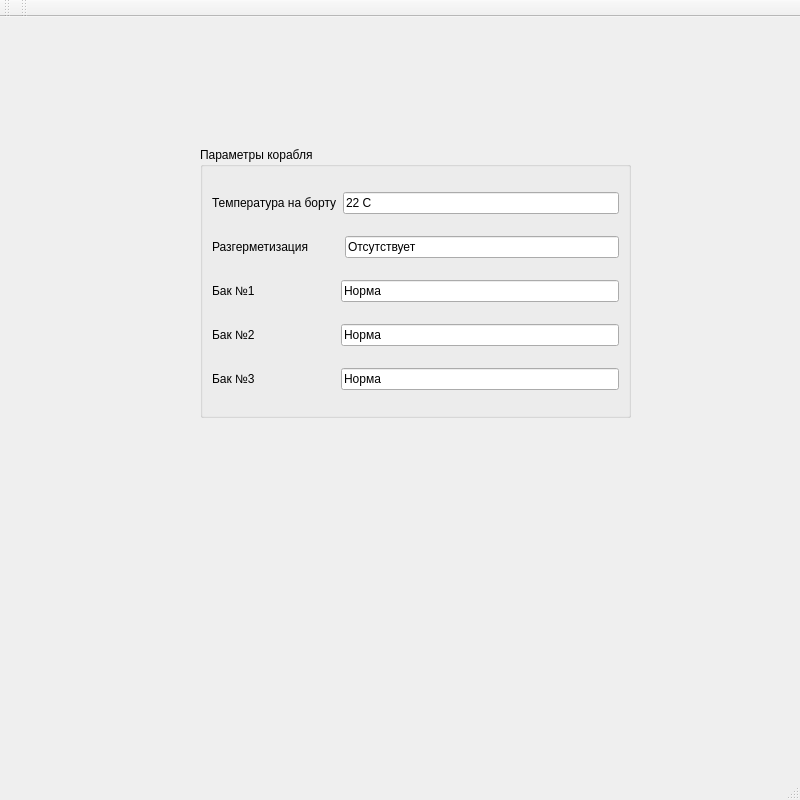
<?xml version="1.0" encoding="UTF-8"?>
<ui version="4.0">
 <class>MainWindow</class>
 <widget class="QMainWindow" name="MainWindow">
  <property name="geometry">
   <rect>
    <x>0</x>
    <y>0</y>
    <width>800</width>
    <height>800</height>
   </rect>
  </property>
  <property name="minimumSize">
   <size>
    <width>800</width>
    <height>800</height>
   </size>
  </property>
  <property name="maximumSize">
   <size>
    <width>800</width>
    <height>800</height>
   </size>
  </property>
  <property name="windowTitle">
   <string>MainWindow</string>
  </property>
  <widget class="QWidget" name="centralwidget">
   <widget class="QGroupBox" name="groupBox">
    <property name="geometry">
     <rect>
      <x>200</x>
      <y>130</y>
      <width>431</width>
      <height>271</height>
     </rect>
    </property>
    <property name="font">
     <font>
      <bold>false</bold>
     </font>
    </property>
    <property name="title">
     <string>Параметры корабля</string>
    </property>
    <layout class="QVBoxLayout" name="verticalLayout">
     <item>
      <layout class="QHBoxLayout" name="horizontalLayout">
       <item>
        <widget class="QLabel" name="label">
         <property name="text">
          <string>Температура на борту</string>
         </property>
        </widget>
       </item>
       <item>
        <spacer name="horizontalSpacer">
         <property name="orientation">
          <enum>Qt::Orientation::Horizontal</enum>
         </property>
         <property name="sizeType">
          <enum>QSizePolicy::Policy::Preferred</enum>
         </property>
         <property name="sizeHint" stdset="0">
          <size>
           <width>0</width>
           <height>20</height>
          </size>
         </property>
        </spacer>
       </item>
       <item>
        <widget class="QLineEdit" name="lineEdit_5">
         <property name="font">
          <font>
           <bold>false</bold>
           <hintingpreference>PreferNoHinting</hintingpreference>
          </font>
         </property>
         <property name="layoutDirection">
          <enum>Qt::LayoutDirection::RightToLeft</enum>
         </property>
         <property name="text">
          <string>22 С</string>
         </property>
        </widget>
       </item>
      </layout>
     </item>
     <item>
      <layout class="QHBoxLayout" name="horizontalLayout_2">
       <item>
        <widget class="QLabel" name="label_2">
         <property name="text">
          <string>Разгерметизация</string>
         </property>
        </widget>
       </item>
       <item>
        <spacer name="horizontalSpacer_2">
         <property name="orientation">
          <enum>Qt::Orientation::Horizontal</enum>
         </property>
         <property name="sizeType">
          <enum>QSizePolicy::Policy::Preferred</enum>
         </property>
         <property name="sizeHint" stdset="0">
          <size>
           <width>30</width>
           <height>20</height>
          </size>
         </property>
        </spacer>
       </item>
       <item>
        <widget class="QLineEdit" name="lineEdit_2">
         <property name="acceptDrops">
          <bool>true</bool>
         </property>
         <property name="layoutDirection">
          <enum>Qt::LayoutDirection::RightToLeft</enum>
         </property>
         <property name="text">
          <string>Отсутствует</string>
         </property>
        </widget>
       </item>
      </layout>
     </item>
     <item>
      <layout class="QHBoxLayout" name="horizontalLayout_3">
       <item>
        <widget class="QLabel" name="label_3">
         <property name="text">
          <string>Бак №1</string>
         </property>
        </widget>
       </item>
       <item>
        <spacer name="horizontalSpacer_3">
         <property name="orientation">
          <enum>Qt::Orientation::Horizontal</enum>
         </property>
         <property name="sizeType">
          <enum>QSizePolicy::Policy::Preferred</enum>
         </property>
         <property name="sizeHint" stdset="0">
          <size>
           <width>80</width>
           <height>20</height>
          </size>
         </property>
        </spacer>
       </item>
       <item>
        <widget class="QLineEdit" name="lineEdit">
         <property name="layoutDirection">
          <enum>Qt::LayoutDirection::RightToLeft</enum>
         </property>
         <property name="autoFillBackground">
          <bool>false</bool>
         </property>
         <property name="text">
          <string>Норма</string>
         </property>
        </widget>
       </item>
      </layout>
     </item>
     <item>
      <layout class="QHBoxLayout" name="horizontalLayout_4">
       <item>
        <widget class="QLabel" name="label_5">
         <property name="text">
          <string>Бак №2</string>
         </property>
        </widget>
       </item>
       <item>
        <spacer name="horizontalSpacer_4">
         <property name="orientation">
          <enum>Qt::Orientation::Horizontal</enum>
         </property>
         <property name="sizeType">
          <enum>QSizePolicy::Policy::Preferred</enum>
         </property>
         <property name="sizeHint" stdset="0">
          <size>
           <width>80</width>
           <height>20</height>
          </size>
         </property>
        </spacer>
       </item>
       <item>
        <widget class="QLineEdit" name="lineEdit_3">
         <property name="layoutDirection">
          <enum>Qt::LayoutDirection::RightToLeft</enum>
         </property>
         <property name="text">
          <string>Норма</string>
         </property>
        </widget>
       </item>
      </layout>
     </item>
     <item>
      <layout class="QHBoxLayout" name="horizontalLayout_5">
       <item>
        <widget class="QLabel" name="label_4">
         <property name="text">
          <string>Бак №3</string>
         </property>
        </widget>
       </item>
       <item>
        <spacer name="horizontalSpacer_5">
         <property name="orientation">
          <enum>Qt::Orientation::Horizontal</enum>
         </property>
         <property name="sizeType">
          <enum>QSizePolicy::Policy::Preferred</enum>
         </property>
         <property name="sizeHint" stdset="0">
          <size>
           <width>80</width>
           <height>20</height>
          </size>
         </property>
        </spacer>
       </item>
       <item>
        <widget class="QLineEdit" name="lineEdit_4">
         <property name="layoutDirection">
          <enum>Qt::LayoutDirection::RightToLeft</enum>
         </property>
         <property name="text">
          <string>Норма</string>
         </property>
        </widget>
       </item>
      </layout>
     </item>
    </layout>
   </widget>
  </widget>
  <widget class="QMenuBar" name="menubar">
   <property name="geometry">
    <rect>
     <x>0</x>
     <y>0</y>
     <width>800</width>
     <height>22</height>
    </rect>
   </property>
  </widget>
  <widget class="QStatusBar" name="statusbar"/>
  <widget class="QToolBar" name="toolBar">
   <property name="windowTitle">
    <string>toolBar</string>
   </property>
   <attribute name="toolBarArea">
    <enum>TopToolBarArea</enum>
   </attribute>
   <attribute name="toolBarBreak">
    <bool>false</bool>
   </attribute>
  </widget>
  <widget class="QToolBar" name="toolBar_2">
   <property name="windowTitle">
    <string>toolBar_2</string>
   </property>
   <attribute name="toolBarArea">
    <enum>TopToolBarArea</enum>
   </attribute>
   <attribute name="toolBarBreak">
    <bool>false</bool>
   </attribute>
  </widget>
 </widget>
 <resources/>
 <connections/>
</ui>
